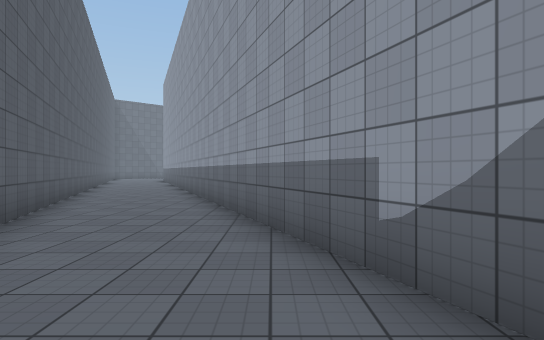
View 1 (above)

17 first-person views from a walk through a scene from a Unity 3-D project. The camera is 1.4 m above the floor, looks level and sees 75° across. The floor is counted in squares, 2 m on a side. Each view is taken from the middle of a square. On the plan, view 1 faces up. The plan holds only what a view shows up to about 11 squares ahead; the rest is blank. The place goes on beyond the plan. The player character is not drawn. Surface patterns are stand-ins for the level's own textures.

View 2
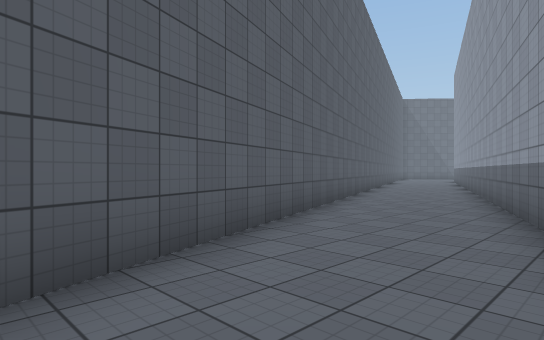

View 3
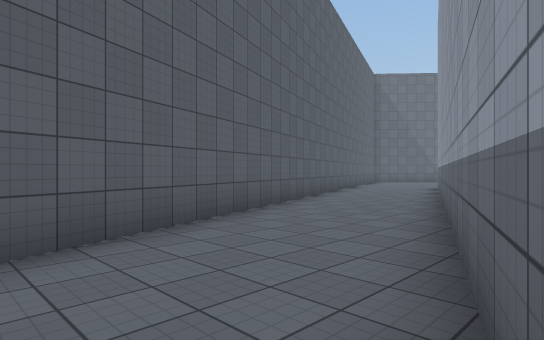

View 4
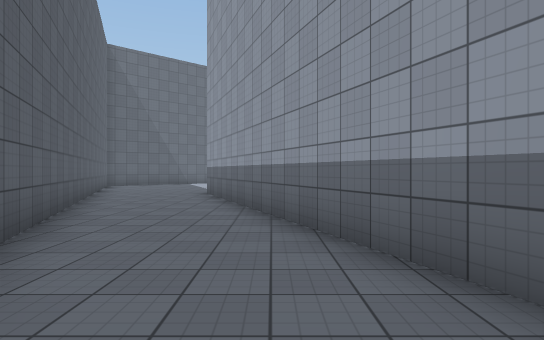

View 5
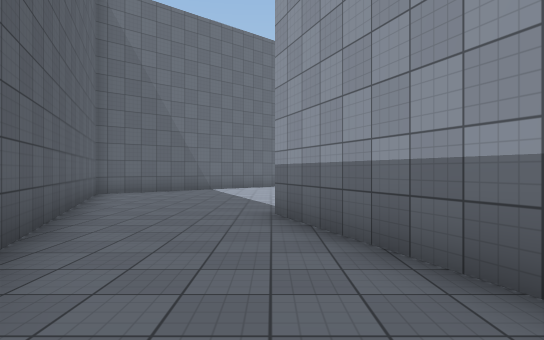

View 6
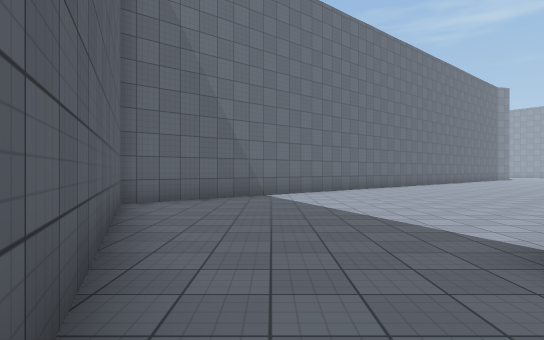

View 7
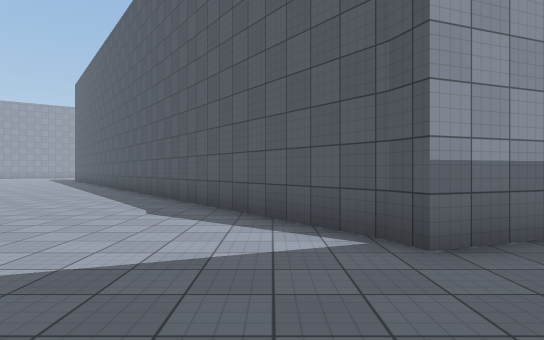

View 8
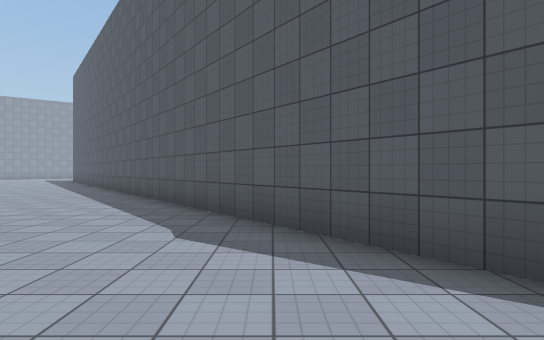

View 9
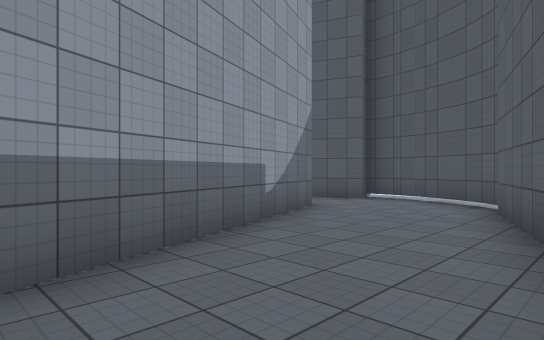

View 10
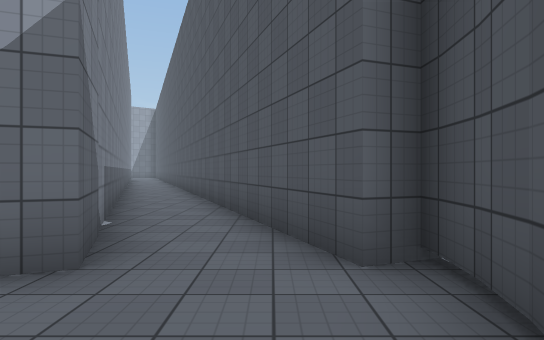

View 11
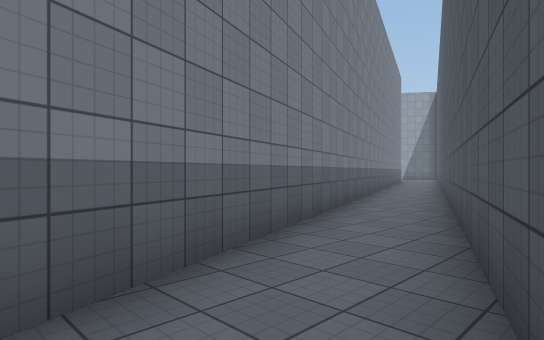

View 12
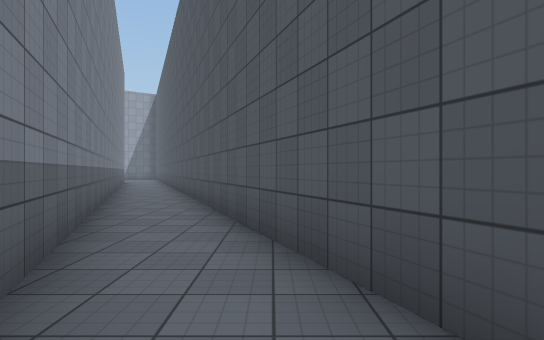

View 13
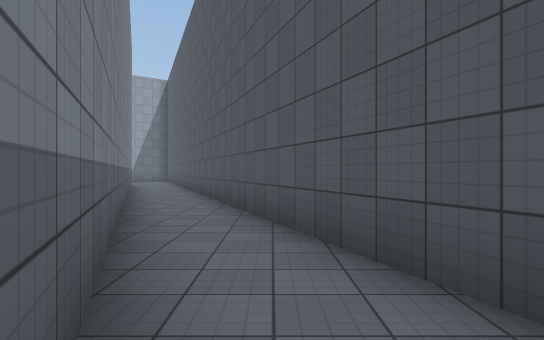

View 14
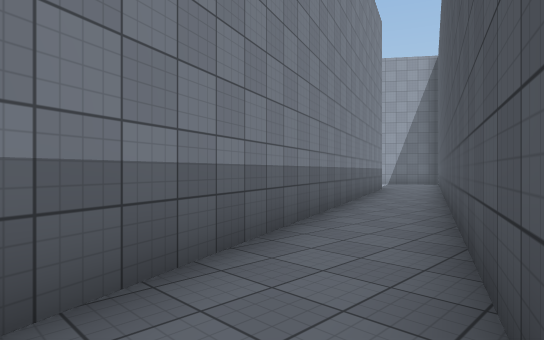

View 15
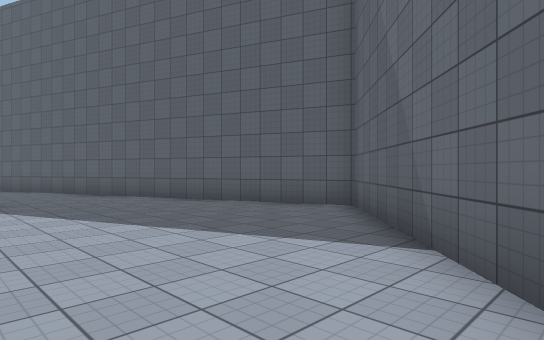

View 16
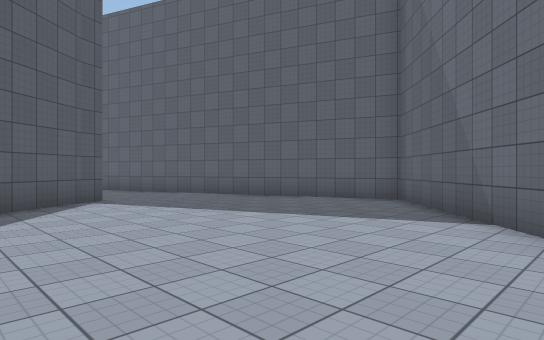

View 17
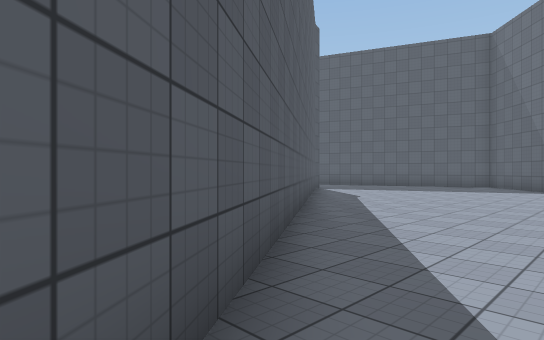

### Floor plan
Points are (right, up) in squares from view 1. A wall is a line through its corners. A room is listed if a view was taken in it or the views show most of it. See-through windows are left out.
Room 1 (views 1, 2, 3, 4, 5, 6, 7, 8, 9, 10, 15, 16, 17)
walls: (-6.5, 22.8) (3.9, 30.3); (-7.8, 31) (-12.1, 27.2) (-1.6, -0.5); (2.4, 0.8) (1.5, 0.4) (-6.9, 22.6) (-6.4, 22.8); (-1.3, -1.1) (-1, -1.4) (-0.5, -1.7); (-0.6, -1.7) (0, -1.9); (-0.1, -1.9) (0.5, -2.1); (0.4, -2) (1, -2.2); (1.6, -1.7) (2.8, -1.3); (0.9, -2.1) (1.8, -2.2); (1.4, -2.2) (1.7, -2.2)
ways out: opening at (3, 0) to room 2
Room 2 (views 11, 12)
walls: (6.4, 2.2) (2.4, 0.8); (2.8, -1.3) (7.9, 0.7)
ways out: opening at (3, 0) to room 1; opening at (7, 2) to room 3
Room 3 (view 13)
walls: (7.9, 0.7) (10.9, 1.9); (10.3, 3.7) (6.4, 2.2)
ways out: opening at (7, 2) to room 2; opening at (11, 3) to room 4
Room 4 (view 14)
walls: (14.2, 5.2) (10.3, 3.7); (10.9, 1.9) (15.5, 3.6)
ways out: opening at (11, 3) to room 3; opening at (15, 5)

Positions as (right, up) in squares from view 1, and headings:
1: (0, 0), facing up
2: (0, 1), facing up-left
3: (-2, 9), facing up-left
4: (-5, 12), facing up
5: (-7, 17), facing up
6: (-9, 20), facing up
7: (-10, 24), facing right
8: (-8, 25), facing right
9: (-3, 6), facing down-right
10: (-1, -1), facing right
11: (5, 0), facing up-right
12: (5, 1), facing right
13: (9, 3), facing right
14: (13, 3), facing up-right
15: (-6, 31), facing down-left
16: (-4, 31), facing down-left
17: (4, 31), facing down-left
